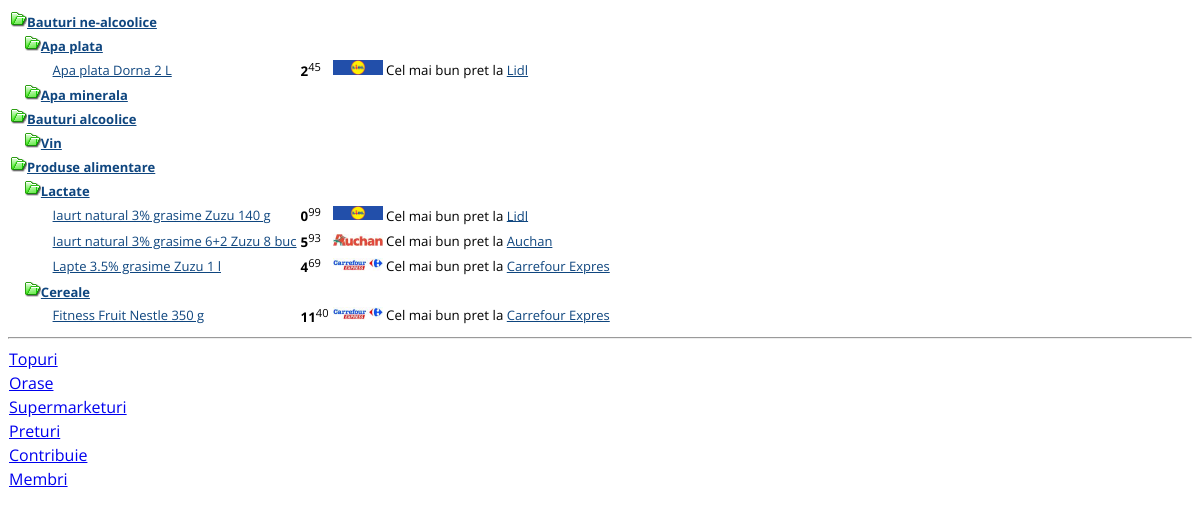
Page /mob_produse.php on the earlier database version.
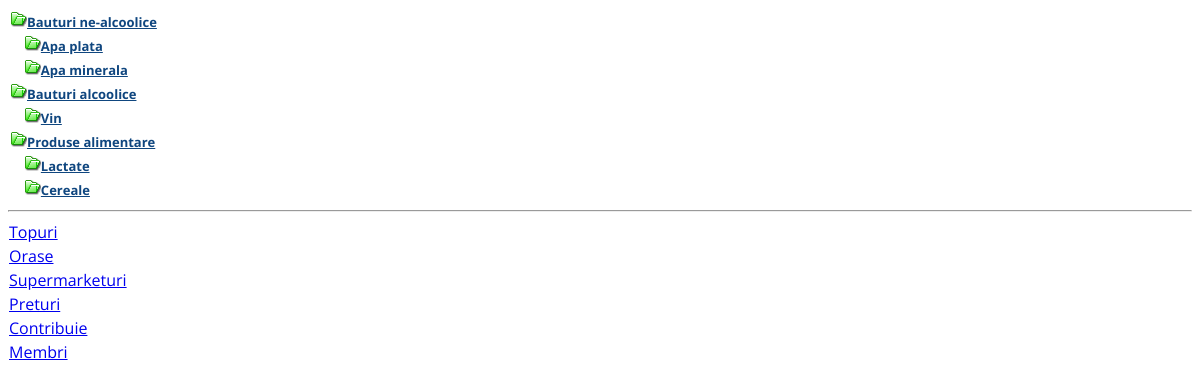
Same page on the later database version.
### tables this page shows
CREATE TABLE `category` (
  `id` int(11) NOT NULL auto_increment,
  `parent_id` int(11) default NULL,
  `name` varchar(50) NOT NULL,
  PRIMARY KEY  (`id`)
);

CREATE TABLE `product` (
  `id` int(11) NOT NULL auto_increment,
  `brand_id` int(11) NOT NULL,
  `name` varchar(100) NOT NULL,
  `um` varchar(20) default NULL,
  `refum` varchar(10) default NULL,
  `qty_um` double default NULL,
  `pack_id` int(11) default NULL,
  `pack_qty` int(11) default NULL,
  `category_id` int(11) NOT NULL,
  `month_stock` double,
  PRIMARY KEY  (`id`)
);

CREATE TABLE `brand` (
  `id` int(11) NOT NULL auto_increment,
  `name` varchar(50) NOT NULL,
  PRIMARY KEY  (`id`)
);

CREATE TABLE `commerciant` (
  `id` int(11) NOT NULL auto_increment,
  `name` varchar(50) NOT NULL,
  `type` int(11) NOT NULL,
  img varchar(50) NOT NULL,
  PRIMARY KEY  (`id`)
);

### mob_produse.php (the view, shortened to what this page needs)
<!DOCTYPE HTML PUBLIC "-//W3C//DTD HTML 4.01 Transitional//EN">
<HTML>
<HEAD>
<link href="css/mobile.css" rel="stylesheet" type="text/css" />
</HEAD>
<body>
<table id="table1" border="0">
<?php
$result = mysql_query ( "select * from category" );
$roles = array ();
while ( $role = mysql_fetch_assoc ( $result ) ) {
	$roles [] = $role;
}
function build_tree($roles, $parent_id = 0) {
	$tree = array ();
	foreach ( $roles as $role ) {
		if ($role ['parent_id'] == $parent_id) {
			$tree [] = array (
					'category' => $role,
					'children' => build_tree ( $roles, $role ['id'] )
			);
		}
	}
	return $tree;
}
function print_tree2($tree, $prefix, $spaces) {
	if (count ( $tree ) > 0) {
		$index = 0;
		foreach ( $tree as $node ) {
			?>
		<tr id="table1<?php echo $prefix?>_<?php echo $index ?>">
			<td><?php echo $spaces ?><img src="images/folder_green_open.png" class="button" alt="" width="16" height="16" /><B><a href="#"
				onclick="treetable_toggleRow('table1<?php echo $prefix?>_<?php echo $index ?>');"><?php print(htmlspecialchars($node['category']['name'])); ?></a></B></td>
			<td></td>
			<td></td>
		</tr>
<?php
			$query = "select p.id pid, p.name pname, b.name bname, p.qty_um qty, p.um um, pri.value val,
			(
			SELECT MIN( value )
			FROM price
			WHERE product_id = p.id
			) pmin
		from product p, brand b, price pri
		where b.id=p.brand_id and pri.product_id=p.id and p.category_id = " . $node ['category'] ['id'] . " group by p.id";
			$result = mysql_query ( $query ) or die ( "Could not execute query" );
			$indexCat = 0;
			while ( $row = mysql_fetch_array ( $result ) ) {
				extract ( $row );
				?>
		<tr
			id="table1<?php echo $prefix?>_<?php echo $index ?>_<?php echo $indexCat ?>">
			<td><?php echo $spaces.'&nbsp;&nbsp;&nbsp;&nbsp;&nbsp;&nbsp;&nbsp;&nbsp;' ?><a href="detaliiProdus.php?id=<?php echo $pid?>"><?php print(htmlspecialchars($pname.' '.$bname.' '.$qty.' '.$um)); ?></a></td>
			<td><B>
				<?php echo number_format(floor($pmin), 0, '.', '') ?></B><SUP><?php echo substr(number_format($pmin - floor($pmin), 2, '', ''), 1)?></SUP>
			</td>
			<td>
				<?php
				$query2 = "select c.name xname, c.img img, s.id sid from price pri, store s, commerciant c where pri.store_id = s.id and s.commerciant_id = c.id and pri.value = ".$pmin;
				$result2 = mysql_query($query2) or die ("Could not execute query ".$query2);
				$row2 = mysql_fetch_array($result2);
				extract($row2);
				?>
				<A href="preturiSupermarket2.php?sid=<?php echo $sid?>"><IMG src="images/<?php echo $img; ?>" width = "50" title="<?php echo $xname ?>"/></A> Cel mai bun pret la
				<A href="preturiSupermarket2.php?sid=<?php echo $sid?>"><?php echo $xname ?></A>
			</td>
			</tr>
	<?php
				$indexCat++;
			}
			print_tree2 ( $node ['children'], '_' . $index, $spaces . '&nbsp;&nbsp;&nbsp;&nbsp;' );
			$index ++;
		}
	}
}
$tree = build_tree ( $roles );
print_tree2 ( $tree, '', '' );
?>
</table>
<?php
require 'mob_menu.php';
?>
</BODY>
</HTML>

Differences in the rows shown:
no longer on this page (row unchanged): product: name+qty_um+um "Apa plata Dorna 2 L", pmin "2", pmin "45", commerciant.img (picture), commerciant.name "Lidl", shown under "Apa plata"
no longer on this page (row unchanged): product: name+qty_um+um "Iaurt natural 3% grasime Zuzu 140 g", pmin "0", pmin "99", commerciant.img (picture), commerciant.name "Lidl", shown under "Lactate"
no longer on this page (row unchanged): product: name+qty_um+um "Iaurt natural 3% grasime 6+2 Zuzu 8 buc", pmin "5", pmin "93", commerciant.img (picture), commerciant.name "Auchan", shown under "Lactate"
no longer on this page (row unchanged): product: name+qty_um+um "Lapte 3.5% grasime Zuzu 1 l", pmin "4", pmin "69", commerciant.img (picture), commerciant.name "Carrefour Expres", shown under "Lactate"
no longer on this page (row edited): product: name+qty_um+um "Fitness Fruit Nestle 350 g", pmin "11", pmin "40", commerciant.img (picture), commerciant.name "Carrefour Expres", shown under "Cereale"
